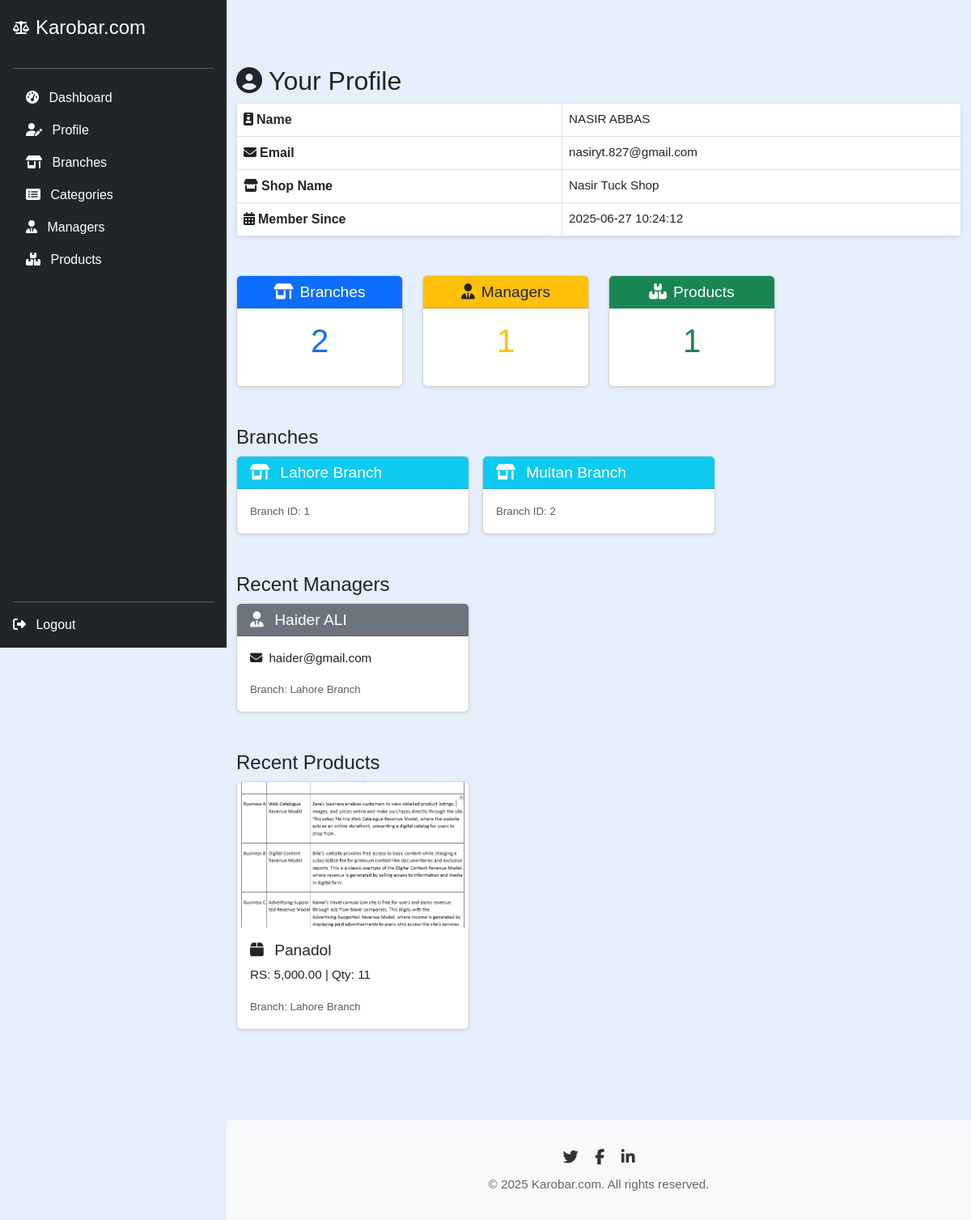
Page /owner/owner_dashboard.php (signed in) on the committed database.
### tables this page shows
CREATE TABLE `branches` (
  `id` int(11) NOT NULL,
  `owner_id` int(11) NOT NULL,
  `name` varchar(255) NOT NULL,
  `location` varchar(255) NOT NULL,
  `created_at` datetime DEFAULT current_timestamp()
);

CREATE TABLE `managers` (
  `id` int(11) NOT NULL,
  `full_name` varchar(255) NOT NULL,
  `email` varchar(255) NOT NULL,
  `password` varchar(255) NOT NULL,
  `branch_id` int(11) NOT NULL,
  `assigned_at` datetime DEFAULT current_timestamp()
);

CREATE TABLE `products` (
  `id` int(11) NOT NULL,
  `branch_id` int(11) NOT NULL,
  `barcode_id` varchar(50) NOT NULL,
  `name` varchar(255) NOT NULL,
  `description` text DEFAULT NULL,
  `price` decimal(10,2) NOT NULL DEFAULT 0.00,
  `quantity` int(11) NOT NULL DEFAULT 0,
  `image` varchar(255) DEFAULT NULL,
  `created_at` datetime DEFAULT current_timestamp(),
  `category_id` int(11) NOT NULL,
  `unit` varchar(50) NOT NULL
);

### owner/owner_dashboard.php (the view, shortened to what this page needs)
<?php
include('../config.php');
$user_id = $_SESSION["id"];
$sql = "SELECT name, email, shop_name, created_at FROM users WHERE id = ?";
$stmt = mysqli_prepare($conn, $sql);
mysqli_stmt_bind_param($stmt, "i", $user_id);
mysqli_stmt_execute($stmt);
mysqli_stmt_bind_result($stmt, $name, $email, $shop_name, $created_at);
$sqlBranches = "SELECT id, name FROM branches WHERE owner_id = ? ORDER BY name";
$stmt = $conn->prepare($sqlBranches);
$stmt->bind_param("i", $user_id);
$stmt->execute();
$resultBranches = $stmt->get_result();
$branches = $resultBranches->fetch_all(MYSQLI_ASSOC);
$sqlManagers = "SELECT m.id, m.full_name, m.email, b.name AS branch_name
                FROM managers m
                JOIN branches b ON m.branch_id = b.id
                WHERE b.owner_id = ?
                ORDER BY m.assigned_at DESC
                LIMIT 5";
$stmt = $conn->prepare($sqlManagers);
$stmt->bind_param("i", $user_id);
$stmt->execute();
$resultManagers = $stmt->get_result();
$managers = $resultManagers->fetch_all(MYSQLI_ASSOC);
$sqlProducts = "SELECT p.id, p.name, p.price, p.quantity, p.image, b.name AS branch_name
                FROM products p
                JOIN branches b ON p.branch_id = b.id
                WHERE b.owner_id = ?
                ORDER BY p.created_at DESC
                LIMIT 5";
$stmt = $conn->prepare($sqlProducts);
$stmt->bind_param("i", $user_id);
$stmt->execute();
$resultProducts = $stmt->get_result();
$products = $resultProducts->fetch_all(MYSQLI_ASSOC);
$totalBranches = count($branches);
$sqlCountManagers = "SELECT COUNT(*) FROM managers m JOIN branches b ON m.branch_id = b.id WHERE b.owner_id = ?";
$stmt = $conn->prepare($sqlCountManagers);
$stmt->bind_param("i", $user_id);
$stmt->execute();
$stmt->bind_result($countManagers);
$sqlCountProducts = "SELECT COUNT(*) FROM products p JOIN branches b ON p.branch_id = b.id WHERE b.owner_id = ?";
$stmt = $conn->prepare($sqlCountProducts);
$stmt->bind_param("i", $user_id);
$stmt->execute();
$stmt->bind_result($countProducts);
?>
<!DOCTYPE html>
<html lang="en">
<head>
    <link href="https://cdn.jsdelivr.net/npm/bootstrap@5.3.0/dist/css/bootstrap.min.css" rel="stylesheet" />
    <link href="https://cdnjs.cloudflare.com/ajax/libs/font-awesome/6.6.0/css/all.min.css" rel="stylesheet" />
</head>
<body>
    <button class="navbar-toggler" type="button" data-bs-toggle="offcanvas" data-bs-target="#sidebarOffcanvas" aria-controls="sidebarOffcanvas">
        <span class="navbar-toggler-icon"></span>
    </button>
    <?php include('sidebar.php'); ?>
    <div class="container my-4">
        <h2><i class="fas fa-user-circle me-2"></i>Your Profile</h2>
        <table class="table table-bordered w-100 w-md-50 mb-5">
            <tbody>
                <tr><th><i class="fas fa-id-badge me-1"></i>Name</th><td><?= htmlspecialchars($name) ?></td></tr>
                <tr><th><i class="fas fa-envelope me-1"></i>Email</th><td><?= htmlspecialchars($email) ?></td></tr>
                <tr><th><i class="fas fa-store me-1"></i>Shop Name</th><td><?= htmlspecialchars($shop_name ?: '-') ?></td></tr>
                <tr><th><i class="fas fa-calendar-alt me-1"></i>Member Since</th><td><?= htmlspecialchars($created_at) ?></td></tr>
            </tbody>
        </table>
<div class="row g-4 mb-5">
    <div class="col-md-3">
        <div class="card shadow-sm text-center">
            <div class="card-header bg-primary text-white">
                <h5 class="card-title m-0"><i class="fas fa-store-alt me-2"></i>Branches</h5>
            </div>
            <div class="card-body">
                <p class="display-6 text-primary"><?= $totalBranches ?></p>
            </div>
        </div>
    </div>
    <div class="col-md-3">
        <div class="card shadow-sm text-center">
            <div class="card-header bg-warning text-dark">
                <h5 class="card-title m-0"><i class="fas fa-user-tie me-2"></i>Managers</h5>
            </div>
            <div class="card-body">
                <p class="display-6 text-warning"><?= $countManagers ?></p>
            </div>
        </div>
    </div>
    <div class="col-md-3">
        <div class="card shadow-sm text-center">
            <div class="card-header bg-success text-white">
                <h5 class="card-title m-0"><i class="fas fa-boxes me-2"></i>Products</h5>
            </div>
            <div class="card-body">
                <p class="display-6 text-success"><?= $countProducts ?></p>
            </div>
        </div>
    </div>
</div>
<h4>Branches</h4>
<div class="row row-cols-1 row-cols-md-3 g-3 mb-5">
    <?php foreach ($branches as $branch): ?>
        <div class="col">
            <div class="card shadow-sm h-100">
                <div class="card-header bg-info text-white">
                    <h5 class="card-title m-0"><i class="fas fa-store-alt me-2"></i> <?= htmlspecialchars($branch['name']) ?></h5>
                </div>
                <div class="card-body">
                    <p class="card-text"><small class="text-muted">Branch ID: <?= $branch['id'] ?></small></p>
                </div>
            </div>
        </div>
    <?php endforeach; ?>
</div>
<h4>Recent Managers</h4>
<div class="row row-cols-1 row-cols-md-3 g-3 mb-5">
    <?php foreach ($managers as $manager): ?>
        <div class="col">
            <div class="card shadow-sm h-100">
                <div class="card-header bg-secondary text-white">
                    <h5 class="card-title m-0"><i class="fas fa-user-tie me-2"></i> <?= htmlspecialchars($manager['full_name']) ?></h5>
                </div>
                <div class="card-body">
                    <p class="card-text"><i class="fas fa-envelope me-1"></i> <?= htmlspecialchars($manager['email']) ?></p>
                    <p class="card-text"><small class="text-muted">Branch: <?= htmlspecialchars($manager['branch_name']) ?></small></p>
                </div>
            </div>
        </div>
    <?php endforeach; ?>
</div>
        <h4>Recent Products</h4>
        <div class="row row-cols-1 row-cols-md-3 g-3 mb-5">
            <?php foreach ($products as $product): ?>
                <div class="col">
                    <div class="card shadow-sm h-100">
                        <?php if ($product['image'] && file_exists('images/' . $product['image'])): ?>
                            <img src="images/<?= htmlspecialchars($product['image']) ?>" class="card-img-top" alt="<?= htmlspecialchars($product['name']) ?>">
                        <?php else: ?>
                            <div class="no-image">No Image</div>
                        <?php endif; ?>
                        <div class="card-body">
                            <h5 class="card-title"><i class="fas fa-box me-2"></i> <?= htmlspecialchars($product['name']) ?></h5>
                            <p class="card-text">RS: <?= number_format($product['price'], 2) ?> | Qty: <?= (int)$product['quantity'] ?></p>
                            <p class="card-text"><small class="text-muted">Branch: <?= htmlspecialchars($product['branch_name']) ?></small></p>
                        </div>
                    </div>
                </div>
            <?php endforeach; ?>
        </div>
    </div>
    <footer class="bg-light text-center">
        <div class="social-icons">
            <a href="#"><i class="fab fa-twitter"></i></a>
            <a href="#"><i class="fab fa-facebook-f"></i></a>
            <a href="#"><i class="fab fa-linkedin-in"></i></a>
        </div>
        <p class="mt-2">© 2025 Karobar.com. All rights reserved.</p>
    </footer>
</body>
</html>

### owner/sidebar.php (shortened to what this page needs)
<!DOCTYPE html>
<html lang="en">
<head>
  <link href="https://cdn.jsdelivr.net/npm/bootstrap@5.3.0/dist/css/bootstrap.min.css" rel="stylesheet" />
  <link href="https://cdnjs.cloudflare.com/ajax/libs/font-awesome/6.6.0/css/all.min.css" rel="stylesheet" />
</head>
<body>
<nav class="sidebar d-flex flex-column flex-shrink-0 p-3 bg-dark text-white">
  <a href="#" class="d-flex align-items-center mb-3 text-white text-decoration-none">
    <i class="fas fa-scale-balanced me-2"></i>
    <span class="fs-4">Karobar.com</span>
  </a>
  <hr>
  <ul class="nav nav-pills flex-column mb-auto">
    <li class="nav-item">
      <a class="nav-link text-white" href="owner_dashboard.php">
        <i class="fas fa-tachometer-alt me-2"></i> Dashboard
      </a>
    </li>
    <li class="nav-item">
      <a class="nav-link text-white" href="update_profile.php">
        <i class="fas fa-user-edit me-2"></i> Profile
      </a>
    </li>
    <li class="nav-item">
      <a class="nav-link text-white" href="branches.php">
        <i class="fas fa-store-alt me-2"></i> Branches
      </a>
    </li>
    <li class="nav-item">
      <a class="nav-link text-white" href="categories.php">
        <i class="fas fa-list-alt me-2"></i> Categories
      </a>
    </li>
    <li class="nav-item">
      <a class="nav-link text-white" href="managers.php">
        <i class="fas fa-user-tie me-2"></i> Managers
      </a>
    </li>
    <li class="nav-item">
      <a class="nav-link text-white" href="products.php">
        <i class="fas fa-boxes me-2"></i> Products
      </a>
    </li>
  </ul>
  <hr>
  <div>
    <a class="nav-link text-white" href="logout.php">
      <i class="fas fa-sign-out-alt me-2"></i> Logout
    </a>
  </div>
</nav>
</body>
</html>

### owner/owner_dashboard.php (style rules this page uses)
body { background-color: #e6effc; font-family: Arial, sans-serif; margin-left: 280px; }
.container { padding: 2rem 1rem; }
h2, h4 { color: #333; font-size: clamp(1.4rem, 4vw, 1.8rem); margin-bottom: 1.5rem; }
h4 { font-size: clamp(1.2rem, 3vw, 1.5rem); }
.table { background-color: #fff; border-radius: 8px; box-shadow: 0 2px 5px rgba(0, 0, 0, 0.1); }
.table th { background-color: #f8f9fa; font-size: clamp(0.9rem, 2.5vw, 1rem); }
.table td { font-size: clamp(0.85rem, 2.5vw, 0.95rem); }
.card { border-radius: 8px; transition: transform 0.3s; }
.card-title { font-size: clamp(1rem, 2.5vw, 1.2rem); color: #333; }
.card-text { font-size: clamp(0.85rem, 2.5vw, 0.95rem); }
.card-img-top { object-fit: cover; max-height: 180px; }
.display-6 { font-size: clamp(1.5rem, 4vw, 2rem); }
footer { background: #f8f9fa; padding: 2rem 1rem; text-align: center; margin-top: 2rem; }
footer p { margin: 0; color: #666; font-size: clamp(0.85rem, 2.5vw, 0.95rem); }
.social-icons a { color: #333; margin: 0 0.5rem; font-size: 1.2rem; transition: color 0.3s; }

### owner/sidebar.php (style rules this page uses)
body { font-family: Arial, sans-serif; background-color: #e6effc; margin-left: 280px; }
nav.sidebar { width: 280px; height: 100vh; position: fixed; top: 0; left: 0; background-color: #212529; color: white; padding: 1rem; z-index: 1000; }
.nav-link { font-size: clamp(0.9rem, 2.5vw, 1rem); transition: background-color 0.3s; }

### rows in the picture
branches: name "Lahore Branch", id "1"
branches: name "Multan Branch", id "2"
managers: full_name "Haider ALI", email "haider@gmail.com", branch.name "Lahore Branch"
products: image (picture), name "Panadol", price "5,000.00", quantity "11", branch.name "Lahore Branch"

### other values in the picture
$name "NASIR ABBAS"
$email "nasiryt.827@gmail.com"
$shop_name ?: '-' "Nasir Tuck Shop"
$created_at "2025-06-27 10:24:12"
$totalBranches "2"
$countManagers "1"
$countProducts "1"
